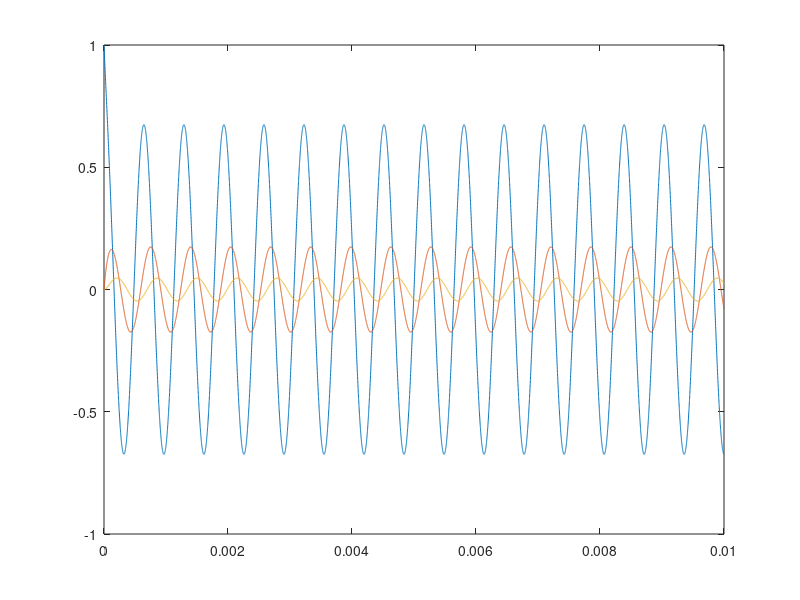

The MATLAB source for this figure:
%% a
clear
% 200Hz
R = 32487;
C = 10*10^(-9);

R1 = 1*R;
R2 = R1*56;

A = [
     -2/(R*C), 1/(R*C), -R2/(R1 * R * C);
     1/(R*C), -2/(R*C), 1/(R*C);
     0, 1/(R*C), (-1/(R*C))-(1/(R1*C))
    ];

sys = ss(A);

pts = 10000;
T = linspace(0,0.01,pts);
T_idx = 2:1:pts;

X0 = [1, 0, 0].';
X = zeros(size(T));
X = repmat(X, 3, 1);
X(:,1) = X0;


for t = T_idx
    X(:,t) = expm((T(t) - T(t-1))*A)*X(:,(t-1));
end

plot(T,X)
